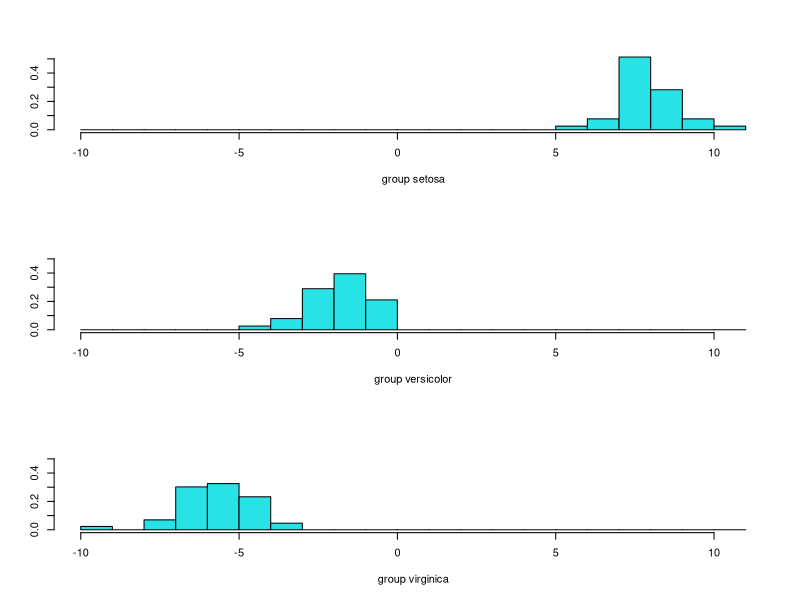

Reproduce this figure in R. (Note: this script raises an error after producing the figure.)
## ---- chunk 1
for (i in 1:4) {
  cat(colnames(iris)[i],sep="\n")
  print(aggregate(iris[,i],by=list(iris$Species),var)) #compute variance for each group
}
## ---- chunk 2
set.seed(1)
n <- nrow(iris)
ind <- sample(c(1:n), floor(0.8*n))
iris.train <- iris[ind,]
iris.test  <- iris[-ind,]
## ---- chunk 3
library(MASS)
iris.lda <- lda(Species~., data=iris.train)
iris.lda 
## ---- chunk 4
iris.pred.tr <- predict(iris.lda)
ldahist(data = iris.pred.tr$x[,1], g=iris.train$Species)
## ---- chunk 5
dataset <- data.frame(Type=iris.train$Species, lda=iris.pred.tr$x)
ggplot(dataset, aes(x=lda.LD1)) + 
  geom_density(aes(group=Type, colour=Type, fill=Type), alpha=0.3)
## ---- chunk 6
# The classification rule is defined as follows:
# classify observations to virginica  if LD1 < -3.5;
# classify observations to versicolor if -3.5 <= LD1 <= 3;
# classify observations to setosa     if LD1 > 3
pred.LD1 <-rep("versicolor",nrow(iris.train))
pred.LD1[iris.pred.tr$x[,1] < -3.5] <- "virginica"
pred.LD1[iris.pred.tr$x[,1] >  3] <- "setosa"
mean(pred.LD1!=iris.train$Species)
## ---- chunk 7
# plot(iris.pred.tr$x[,1],iris.pred.tr$x[,2], col=train.data$Species,
#      pch=as.numeric(train.data$Species), xlab="LD1", ylab="LD2")
ggplot(dataset, aes(x=lda.LD1, y=lda.LD2)) + 
  geom_point(aes(group=Type, colour=Type, shape=Type))
## ---- chunk 8
mean(iris.train$Species != iris.pred.tr$class)
## ---- chunk 9
iris.pred.te <- predict(iris.lda, iris.test) 
mean(iris.test$Species != iris.pred.te$class)
## ---- chunk 10
iris.qda <- qda(Species~., data=iris.train)
iris.pred.te2 <- predict(iris.qda, iris.test)
mean(iris.test$Species != iris.pred.te2$class)
